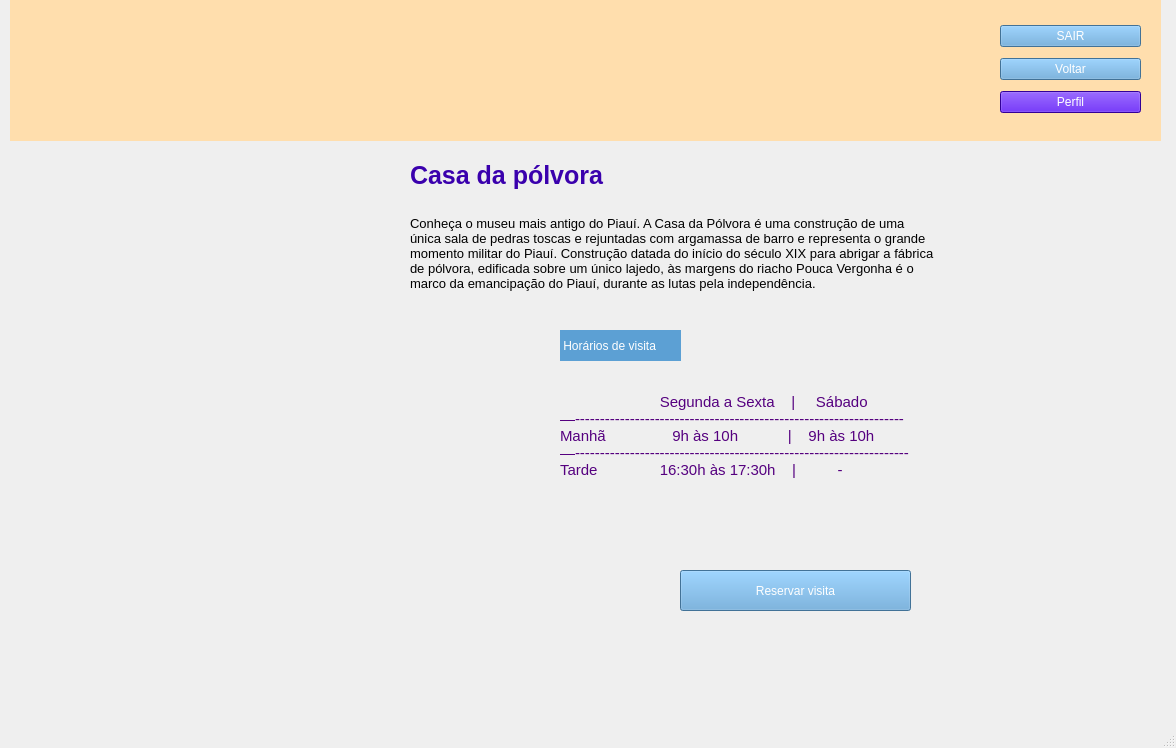
<?xml version="1.0" encoding="UTF-8"?>
<ui version="4.0">
 <class>MainWindow</class>
 <widget class="QMainWindow" name="MainWindow">
  <property name="geometry">
   <rect>
    <x>0</x>
    <y>0</y>
    <width>1176</width>
    <height>748</height>
   </rect>
  </property>
  <property name="windowTitle">
   <string>MainWindow</string>
  </property>
  <widget class="QWidget" name="centralwidget">
   <widget class="QLabel" name="label">
    <property name="geometry">
     <rect>
      <x>10</x>
      <y>150</y>
      <width>381</width>
      <height>291</height>
     </rect>
    </property>
    <property name="text">
     <string/>
    </property>
    <property name="pixmap">
     <pixmap>../imagens/foto12.jpg</pixmap>
    </property>
    <property name="scaledContents">
     <bool>true</bool>
    </property>
   </widget>
   <widget class="QLabel" name="label_2">
    <property name="geometry">
     <rect>
      <x>10</x>
      <y>440</y>
      <width>381</width>
      <height>251</height>
     </rect>
    </property>
    <property name="text">
     <string/>
    </property>
    <property name="pixmap">
     <pixmap>../imagens/foto11.jpg</pixmap>
    </property>
    <property name="scaledContents">
     <bool>true</bool>
    </property>
   </widget>
   <widget class="QWidget" name="widget" native="true">
    <property name="geometry">
     <rect>
      <x>10</x>
      <y>0</y>
      <width>1151</width>
      <height>141</height>
     </rect>
    </property>
    <property name="styleSheet">
     <string notr="true">background-color: rgb(255,222,173);</string>
    </property>
    <widget class="QWidget" name="layoutWidget">
     <property name="geometry">
      <rect>
       <x>990</x>
       <y>20</y>
       <width>141</width>
       <height>100</height>
      </rect>
     </property>
     <layout class="QVBoxLayout" name="verticalLayout_3">
      <item>
       <widget class="QPushButton" name="pushButton_sair">
        <property name="styleSheet">
         <string notr="true">background-color: rgb(92, 160, 212);
color: rgb(255, 255, 255);</string>
        </property>
        <property name="text">
         <string>SAIR</string>
        </property>
       </widget>
      </item>
      <item>
       <widget class="QPushButton" name="pushButton_voltar">
        <property name="styleSheet">
         <string notr="true">background-color: rgb(92, 160, 212);
color: rgb(255, 255, 255);</string>
        </property>
        <property name="text">
         <string>Voltar</string>
        </property>
       </widget>
      </item>
      <item>
       <widget class="QPushButton" name="pushButton_perfil">
        <property name="styleSheet">
         <string notr="true">background-color: rgb(70, 0, 211);
color: rgb(255, 255, 255);</string>
        </property>
        <property name="text">
         <string>Perfil</string>
        </property>
       </widget>
      </item>
     </layout>
    </widget>
    <widget class="QLabel" name="label_3">
     <property name="geometry">
      <rect>
       <x>-10</x>
       <y>-10</y>
       <width>341</width>
       <height>151</height>
      </rect>
     </property>
     <property name="text">
      <string/>
     </property>
     <property name="pixmap">
      <pixmap>../imagens/logo.png</pixmap>
     </property>
     <property name="scaledContents">
      <bool>true</bool>
     </property>
    </widget>
   </widget>
   <widget class="QPushButton" name="pushButton">
    <property name="geometry">
     <rect>
      <x>680</x>
      <y>570</y>
      <width>231</width>
      <height>41</height>
     </rect>
    </property>
    <property name="styleSheet">
     <string notr="true">background-color: rgb(92, 160, 212);
font: 9pt &quot;MS Shell Dlg 2&quot;;
color: rgb(255, 255, 255);</string>
    </property>
    <property name="text">
     <string>Reservar visita</string>
    </property>
   </widget>
   <widget class="QLabel" name="label_4">
    <property name="geometry">
     <rect>
      <x>410</x>
      <y>150</y>
      <width>271</width>
      <height>51</height>
     </rect>
    </property>
    <property name="font">
     <font>
      <pointsize>19</pointsize>
      <weight>75</weight>
      <bold>true</bold>
     </font>
    </property>
    <property name="styleSheet">
     <string notr="true">color: rgb(58, 0, 173);</string>
    </property>
    <property name="text">
     <string>Casa da pólvora</string>
    </property>
   </widget>
   <widget class="QLabel" name="label_5">
    <property name="geometry">
     <rect>
      <x>410</x>
      <y>200</y>
      <width>741</width>
      <height>121</height>
     </rect>
    </property>
    <property name="font">
     <font>
      <pointsize>10</pointsize>
      <weight>50</weight>
      <bold>false</bold>
     </font>
    </property>
    <property name="text">
     <string>Conheça o museu mais antigo do Piauí. A Casa da Pólvora é uma construção de uma 
única sala de pedras toscas e rejuntadas com argamassa de barro e representa o grande 
momento militar do Piauí. Construção datada do início do século XIX para abrigar a fábrica 
de pólvora, edificada sobre um único lajedo, às margens do riacho Pouca Vergonha é o 
marco da emancipação do Piauí, durante as lutas pela independência.
</string>
    </property>
    <property name="scaledContents">
     <bool>true</bool>
    </property>
   </widget>
   <widget class="QLabel" name="label_6">
    <property name="geometry">
     <rect>
      <x>560</x>
      <y>330</y>
      <width>451</width>
      <height>211</height>
     </rect>
    </property>
    <property name="font">
     <font>
      <pointsize>11</pointsize>
     </font>
    </property>
    <property name="styleSheet">
     <string notr="true">background-color: rgb(239, 239, 239);
color: rgb(85, 0, 127);</string>
    </property>
    <property name="text">
     <string>
                        Segunda a Sexta    |     Sábado 
—------------------------------------------------------------------
Manhã                9h às 10h            |    9h às 10h
—-------------------------------------------------------------------
Tarde               16:30h às 17:30h    |          - 
</string>
    </property>
   </widget>
   <widget class="QLabel" name="label_7">
    <property name="geometry">
     <rect>
      <x>560</x>
      <y>330</y>
      <width>121</width>
      <height>31</height>
     </rect>
    </property>
    <property name="font">
     <font>
      <family>MS Shell Dlg 2</family>
      <pointsize>9</pointsize>
      <weight>50</weight>
      <italic>false</italic>
      <bold>false</bold>
     </font>
    </property>
    <property name="styleSheet">
     <string notr="true">background-color: rgb(92, 160, 212);
font: 9pt &quot;MS Shell Dlg 2&quot;;
color: rgb(255, 255, 255);</string>
    </property>
    <property name="text">
     <string> Horários de visita </string>
    </property>
   </widget>
  </widget>
  <widget class="QMenuBar" name="menubar">
   <property name="geometry">
    <rect>
     <x>0</x>
     <y>0</y>
     <width>1176</width>
     <height>26</height>
    </rect>
   </property>
  </widget>
  <widget class="QStatusBar" name="statusbar"/>
 </widget>
 <resources/>
 <connections/>
</ui>
